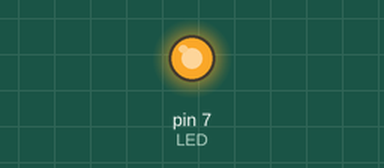
Recording of a sketch running on a simulated Arduino Uno, built with avr-gcc and run on an emulated ATmega328P. On the bench: output pins drawn as LEDs (lit = HIGH).

Above: at 0.05 s.
At 0.45 s:
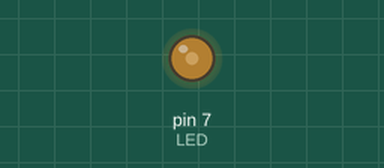
At 0.9 s:
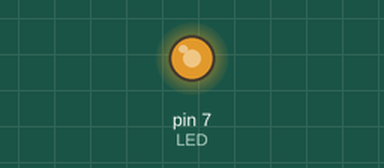
Timing chart, 0 to 3.0 s (numbered marks = the images above):
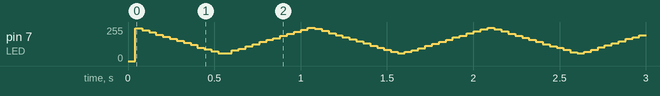

The sketch:

assn_06C1_1000us.ino
```cpp
#define LED 7
int period;
double on_time;
double off_time;


void setup() {
  // put your setup code here, to run once:
pinMode(LED,OUTPUT);
period=set_period(1000);
on_time,off_time=0;
}

void loop() {
 set_duty();
}


unsigned int set_period(unsigned int period){
  return period;
}


void set_duty(){
  for (int duty = 0 ; duty <= 100; duty+=1)  {
 on_time = (period/100)*duty;
 off_time = period - on_time;
 for (int a = 0; a<4; a+=1){
  digitalWrite(LED,LOW);
  delayMicroseconds(on_time);
  digitalWrite(LED,HIGH);
  delayMicroseconds(off_time);
  }
delay(1);
}
for (int duty = 100 ; duty >= 0; duty -= 1) {
 on_time = (period/100)*duty;
 off_time = period - on_time;
 for (int a = 0; a<4; a+=1){
  digitalWrite(LED,LOW);
  delayMicroseconds(on_time);
  digitalWrite(LED,HIGH);
  delayMicroseconds(off_time);
  }
 delay(1);
 }
}
```
